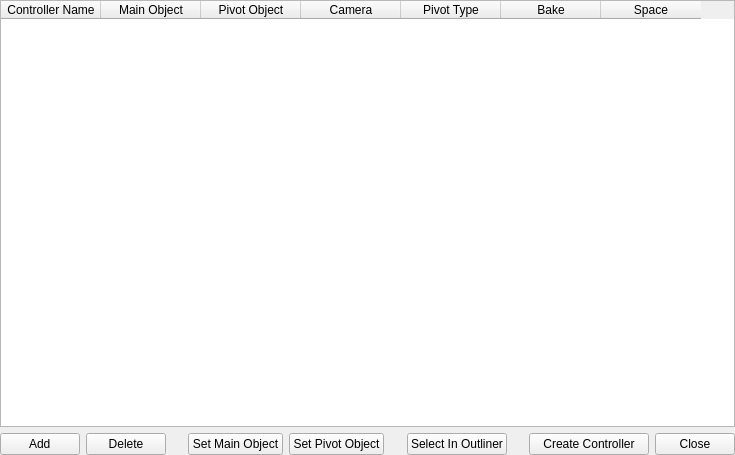
<?xml version="1.0" encoding="UTF-8"?>
<ui version="4.0">
 <class>Form</class>
 <widget class="QWidget" name="Form">
  <property name="geometry">
   <rect>
    <x>0</x>
    <y>0</y>
    <width>735</width>
    <height>455</height>
   </rect>
  </property>
  <property name="windowTitle">
   <string>Form</string>
  </property>
  <layout class="QVBoxLayout" name="verticalLayout">
   <property name="leftMargin">
    <number>0</number>
   </property>
   <property name="topMargin">
    <number>0</number>
   </property>
   <property name="rightMargin">
    <number>0</number>
   </property>
   <property name="bottomMargin">
    <number>0</number>
   </property>
   <item>
    <widget class="QTableWidget" name="mainTableWidget">
     <property name="focusPolicy">
      <enum>Qt::NoFocus</enum>
     </property>
     <property name="sizeAdjustPolicy">
      <enum>QAbstractScrollArea::AdjustIgnored</enum>
     </property>
     <property name="selectionBehavior">
      <enum>QAbstractItemView::SelectItems</enum>
     </property>
     <property name="textElideMode">
      <enum>Qt::ElideMiddle</enum>
     </property>
     <property name="showGrid">
      <bool>true</bool>
     </property>
     <property name="gridStyle">
      <enum>Qt::SolidLine</enum>
     </property>
     <attribute name="horizontalHeaderVisible">
      <bool>true</bool>
     </attribute>
     <attribute name="horizontalHeaderCascadingSectionResizes">
      <bool>false</bool>
     </attribute>
     <attribute name="horizontalHeaderShowSortIndicator" stdset="0">
      <bool>false</bool>
     </attribute>
     <attribute name="verticalHeaderVisible">
      <bool>true</bool>
     </attribute>
     <attribute name="verticalHeaderMinimumSectionSize">
      <number>23</number>
     </attribute>
     <attribute name="verticalHeaderDefaultSectionSize">
      <number>23</number>
     </attribute>
     <column>
      <property name="text">
       <string>Controller Name</string>
      </property>
     </column>
     <column>
      <property name="text">
       <string>Main Object</string>
      </property>
     </column>
     <column>
      <property name="text">
       <string>Pivot Object</string>
      </property>
     </column>
     <column>
      <property name="text">
       <string>Camera</string>
      </property>
     </column>
     <column>
      <property name="text">
       <string>Pivot Type</string>
      </property>
     </column>
     <column>
      <property name="text">
       <string>Bake</string>
      </property>
     </column>
     <column>
      <property name="text">
       <string>Space</string>
      </property>
     </column>
    </widget>
   </item>
   <item>
    <layout class="QHBoxLayout" name="button_layout">
     <item>
      <widget class="QPushButton" name="addButton">
       <property name="text">
        <string>    Add    </string>
       </property>
      </widget>
     </item>
     <item>
      <widget class="QPushButton" name="deleteButton">
       <property name="text">
        <string> Delete </string>
       </property>
      </widget>
     </item>
     <item>
      <spacer name="horizontalSpacer">
       <property name="orientation">
        <enum>Qt::Horizontal</enum>
       </property>
       <property name="sizeHint" stdset="0">
        <size>
         <width>40</width>
         <height>20</height>
        </size>
       </property>
      </spacer>
     </item>
     <item>
      <widget class="QPushButton" name="setMainObjectButton">
       <property name="text">
        <string>Set Main Object</string>
       </property>
      </widget>
     </item>
     <item>
      <widget class="QPushButton" name="setPivotObjectButton">
       <property name="text">
        <string>Set Pivot Object</string>
       </property>
      </widget>
     </item>
     <item>
      <spacer name="horizontalSpacer_2">
       <property name="orientation">
        <enum>Qt::Horizontal</enum>
       </property>
       <property name="sizeHint" stdset="0">
        <size>
         <width>40</width>
         <height>20</height>
        </size>
       </property>
      </spacer>
     </item>
     <item>
      <widget class="QPushButton" name="selectInOutlinerButton">
       <property name="text">
        <string>Select In Outliner</string>
       </property>
      </widget>
     </item>
     <item>
      <spacer name="horizontalSpacer_3">
       <property name="orientation">
        <enum>Qt::Horizontal</enum>
       </property>
       <property name="sizeHint" stdset="0">
        <size>
         <width>40</width>
         <height>20</height>
        </size>
       </property>
      </spacer>
     </item>
     <item>
      <widget class="QPushButton" name="createcontrollerButtton">
       <property name="text">
        <string>   Create Controller   </string>
       </property>
      </widget>
     </item>
     <item>
      <widget class="QPushButton" name="closeButton">
       <property name="text">
        <string>  Close  </string>
       </property>
      </widget>
     </item>
    </layout>
   </item>
  </layout>
 </widget>
 <resources/>
 <connections/>
</ui>
